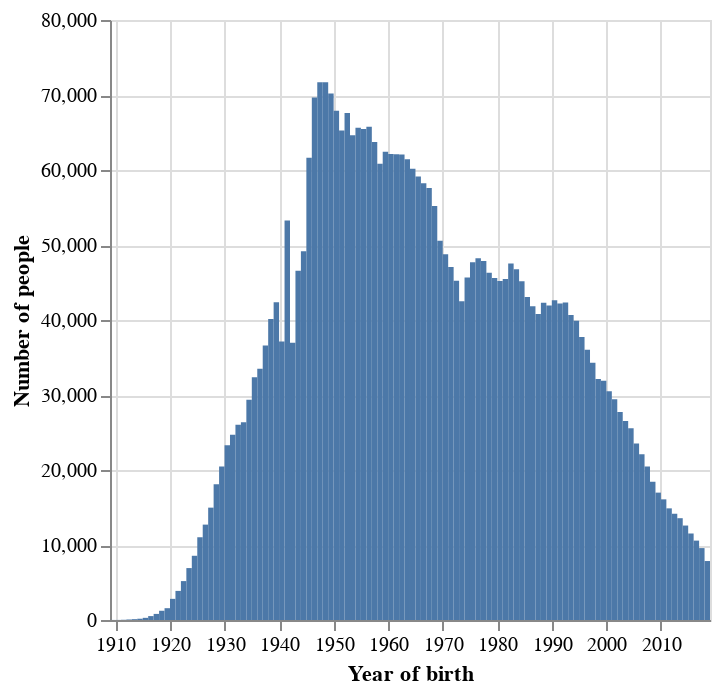
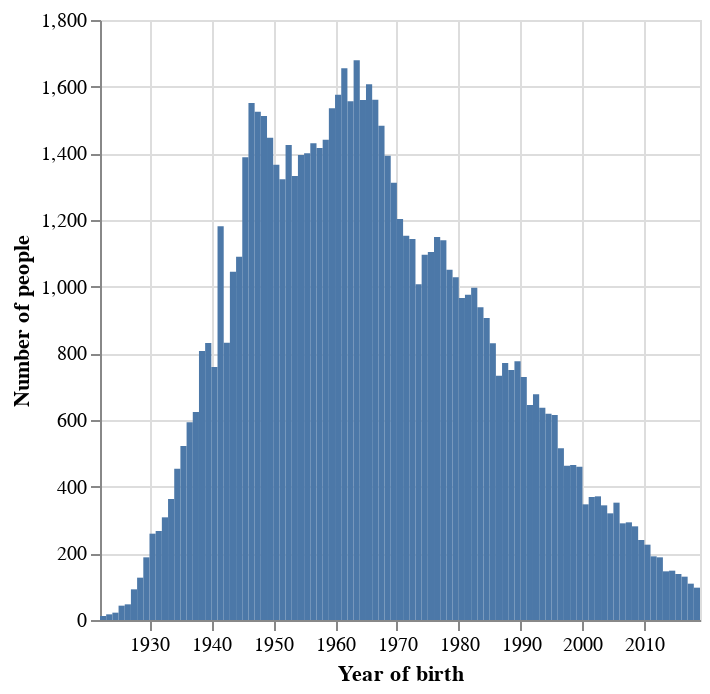
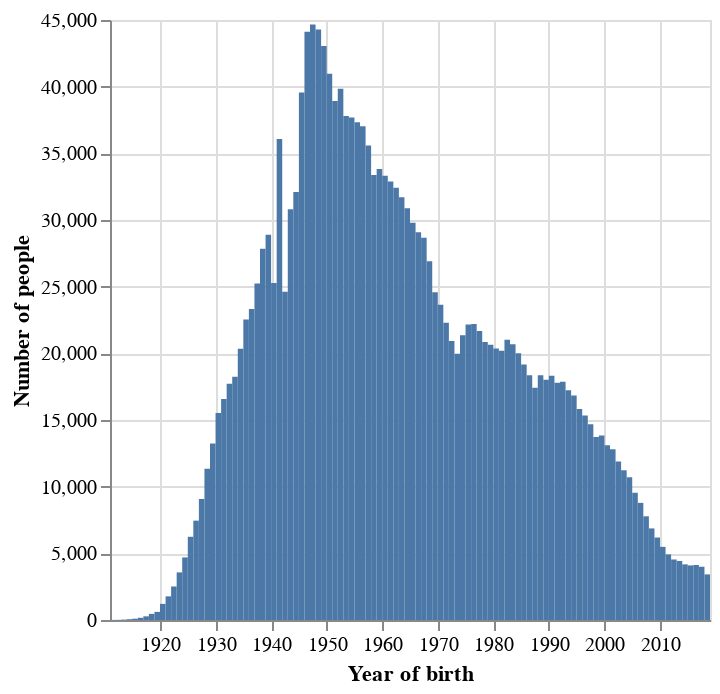

The code cell stored with these charts, in order, in its notebook:
### Code cell
for omop_id in omop_ids:
    display(Markdown(f"## OMOP ID: {omop_id}"))

    plot_data = dataf.filter(pl.col("OMOP_ID") == omop_id)
    
    display(
        alt.Chart(plot_data)
        .mark_rect()
        .encode(
            alt.X("BinLeft:T").title("Year of birth"),
            alt.X2("BinRight:T"),
            alt.Y("NPeople").title("Number of people")
        )
    )

### Figure 1 — Vega-Lite specification as saved in the notebook (floating-point values rounded to 4 significant figures)
{"config": {"view": {"continuousWidth": 300, "continuousHeight": 300}}, "data": {"name": "data-d2d460c63142910ec7b1ab7373aa3858"}, "mark": {"type": "rect"}, "encoding": {"x": {"field": "BinLeft", "title": "Year of birth", "type": "temporal"}, "x2": {"field": "BinRight"}, "y": {"field": "NPeople", "title": "Number of people", "type": "quantitative"}}, "$schema": "https://vega.github.io/schema/vega-lite/v5.16.3.json", "datasets": {"data-d2d460c63142910ec7b1ab7373aa3858": [{"OMOP_ID": "3020564", "NPeople": 8, "BinLeft": "1909", "BinRight": "1910"}, {"OMOP_ID": "3020564", "NPeople": 11, "BinLeft": "1910", "BinRight": "1911"}, {"OMOP_ID": "3020564", "NPeople": 30, "BinLeft": "1911", "BinRight": "1912"}, {"OMOP_ID": "3020564", "NPeople": 68, "BinLeft": "1912", "BinRight": "1913"}, {"OMOP_ID": "3020564", "NPeople": 110, "BinLeft": "1913", "BinRight": "1914"}, {"OMOP_ID": "3020564", "NPeople": 170, "BinLeft": "1914", "BinRight": "1915"}, {"OMOP_ID": "3020564", "NPeople": 289, "BinLeft": "1915", "BinRight": "1916"}, {"OMOP_ID": "3020564", "NPeople": 520, "BinLeft": "1916", "BinRight": "1917"}, {"OMOP_ID": "3020564", "NPeople": 813, "BinLeft": "1917", "BinRight": "1918"}, {"OMOP_ID": "3020564", "NPeople": 1231, "BinLeft": "1918", "BinRight": "1919"}, {"OMOP_ID": "3020564", "NPeople": 1574, "BinLeft": "1919", "BinRight": "1920"}, {"OMOP_ID": "3020564", "NPeople": 2820, "BinLeft": "1920", "BinRight": "1921"}, {"OMOP_ID": "3020564", "NPeople": 3880, "BinLeft": "1921", "BinRight": "1922"}, {"OMOP_ID": "3020564", "NPeople": 5187, "BinLeft": "1922", "BinRight": "1923"}, {"OMOP_ID": "3020564", "NPeople": 6923, "BinLeft": "1923", "BinRight": "1924"}, {"OMOP_ID": "3020564", "NPeople": 7862, "BinLeft": "2018", "BinRight": "2019"}, {"OMOP_ID": "3020564", "NPeople": 8563, "BinLeft": "1924", "BinRight": "1925"}, {"OMOP_ID": "3020564", "NPeople": 8591, "BinLeft": "2019", "BinRight": "inf"}, {"OMOP_ID": "3020564", "NPeople": 9587, "BinLeft": "2017", "BinRight": "2018"}, {"OMOP_ID": "3020564", "NPeople": 10585, "BinLeft": "2016", "BinRight": "2017"}, {"OMOP_ID": "3020564", "NPeople": 11033, "BinLeft": "1925", "BinRight": "1926"}, {"OMOP_ID": "3020564", "NPeople": 11534, "BinLeft": "2015", "BinRight": "2016"}, {"OMOP_ID": "3020564", "NPeople": 12594, "BinLeft": "2014", "BinRight": "2015"}, {"OMOP_ID": "3020564", "NPeople": 12718, "BinLeft": "1926", "BinRight": "1927"}, {"OMOP_ID": "3020564", "NPeople": 13573, "BinLeft": "2013", "BinRight": "2014"}, {"OMOP_ID": "3020564", "NPeople": 14167, "BinLeft": "2012", "BinRight": "2013"}, {"OMOP_ID": "3020564", "NPeople": 14886, "BinLeft": "2011", "BinRight": "2012"}, {"OMOP_ID": "3020564", "NPeople": 14981, "BinLeft": "1927", "BinRight": "1928"}, {"OMOP_ID": "3020564", "NPeople": 16088, "BinLeft": "2010", "BinRight": "2011"}, {"OMOP_ID": "3020564", "NPeople": 16984, "BinLeft": "2009", "BinRight": "2010"}, {"OMOP_ID": "3020564", "NPeople": 18094, "BinLeft": "1928", "BinRight": "1929"}, {"OMOP_ID": "3020564", "NPeople": 18423, "BinLeft": "2008", "BinRight": "2009"}, {"OMOP_ID": "3020564", "NPeople": 20458, "BinLeft": "2007", "BinRight": "2008"}, {"OMOP_ID": "3020564", "NPeople": 20480, "BinLeft": "1929", "BinRight": "1930"}, {"OMOP_ID": "3020564", "NPeople": 22091, "BinLeft": "2006", "BinRight": "2007"}, {"OMOP_ID": "3020564", "NPeople": 23284, "BinLeft": "1930", "BinRight": "1931"}, {"OMOP_ID": "3020564", "NPeople": 23535, "BinLeft": "2005", "BinRight": "2006"}, {"OMOP_ID": "3020564", "NPeople": 24706, "BinLeft": "1931", "BinRight": "1932"}, {"OMOP_ID": "3020564", "NPeople": 25572, "BinLeft": "2004", "BinRight": "2005"}, {"OMOP_ID": "3020564", "NPeople": 26019, "BinLeft": "1932", "BinRight": "1933"}, {"OMOP_ID": "3020564", "NPeople": 26379, "BinLeft": "1933", "BinRight": "1934"}, {"OMOP_ID": "3020564", "NPeople": 26545, "BinLeft": "2003", "BinRight": "2004"}, {"OMOP_ID": "3020564", "NPeople": 27723, "BinLeft": "2002", "BinRight": "2003"}, {"OMOP_ID": "3020564", "NPeople": 29375, "BinLeft": "1934", "BinRight": "1935"}, {"OMOP_ID": "3020564", "NPeople": 29422, "BinLeft": "2001", "BinRight": "2002"}, {"OMOP_ID": "3020564", "NPeople": 30488, "BinLeft": "2000", "BinRight": "2001"}, {"OMOP_ID": "3020564", "NPeople": 31899, "BinLeft": "1999", "BinRight": "2000"}, {"OMOP_ID": "3020564", "NPeople": 32137, "BinLeft": "1998", "BinRight": "1999"}, {"OMOP_ID": "3020564", "NPeople": 32354, "BinLeft": "1935", "BinRight": "1936"}, {"OMOP_ID": "3020564", "NPeople": 33486, "BinLeft": "1936", "BinRight": "1937"}, {"OMOP_ID": "3020564", "NPeople": 34310, "BinLeft": "1997", "BinRight": "1998"}, {"OMOP_ID": "3020564", "NPeople": 36026, "BinLeft": "1996", "BinRight": "1997"}, {"OMOP_ID": "3020564", "NPeople": 36590, "BinLeft": "1937", "BinRight": "1938"}, {"OMOP_ID": "3020564", "NPeople": 36955, "BinLeft": "1942", "BinRight": "1943"}, {"OMOP_ID": "3020564", "NPeople": 37128, "BinLeft": "1940", "BinRight": "1941"}, {"OMOP_ID": "3020564", "NPeople": 37727, "BinLeft": "1995", "BinRight": "1996"}, {"OMOP_ID": "3020564", "NPeople": 39884, "BinLeft": "1994", "BinRight": "1995"}, {"OMOP_ID": "3020564", "NPeople": 40144, "BinLeft": "1938", "BinRight": "1939"}, {"OMOP_ID": "3020564", "NPeople": 40652, "BinLeft": "1993", "BinRight": "1994"}, {"OMOP_ID": "3020564", "NPeople": 40810, "BinLeft": "1987", "BinRight": "1988"}, {"OMOP_ID": "3020564", "NPeople": 41832, "BinLeft": "1986", "BinRight": "1987"}, {"OMOP_ID": "3020564", "NPeople": 41917, "BinLeft": "1989", "BinRight": "1990"}, {"OMOP_ID": "3020564", "NPeople": 42189, "BinLeft": "1991", "BinRight": "1992"}, {"OMOP_ID": "3020564", "NPeople": 42309, "BinLeft": "1988", "BinRight": "1989"}, {"OMOP_ID": "3020564", "NPeople": 42336, "BinLeft": "1992", "BinRight": "1993"}, {"OMOP_ID": "3020564", "NPeople": 42377, "BinLeft": "1939", "BinRight": "1940"}, {"OMOP_ID": "3020564", "NPeople": 42511, "BinLeft": "1973", "BinRight": "1974"}, {"OMOP_ID": "3020564", "NPeople": 42634, "BinLeft": "1990", "BinRight": "1991"}, {"OMOP_ID": "3020564", "NPeople": 43080, "BinLeft": "1985", "BinRight": "1986"}, {"OMOP_ID": "3020564", "NPeople": 45164, "BinLeft": "1984", "BinRight": "1985"}, {"OMOP_ID": "3020564", "NPeople": 45205, "BinLeft": "1980", "BinRight": "1981"}, {"OMOP_ID": "3020564", "NPeople": 45249, "BinLeft": "1972", "BinRight": "1973"}, {"OMOP_ID": "3020564", "NPeople": 45478, "BinLeft": "1981", "BinRight": "1982"}, {"OMOP_ID": "3020564", "NPeople": 45602, "BinLeft": "1979", "BinRight": "1980"}, {"OMOP_ID": "3020564", "NPeople": 45677, "BinLeft": "1974", "BinRight": "1975"}, {"OMOP_ID": "3020564", "NPeople": 46313, "BinLeft": "1978", "BinRight": "1979"}, {"OMOP_ID": "3020564", "NPeople": 46552, "BinLeft": "1943", "BinRight": "1944"}, {"OMOP_ID": "3020564", "NPeople": 46781, "BinLeft": "1983", "BinRight": "1984"}, {"OMOP_ID": "3020564", "NPeople": 47060, "BinLeft": "1971", "BinRight": "1972"}, {"OMOP_ID": "3020564", "NPeople": 47522, "BinLeft": "1982", "BinRight": "1983"}, {"OMOP_ID": "3020564", "NPeople": 47706, "BinLeft": "1975", "BinRight": "1976"}, {"OMOP_ID": "3020564", "NPeople": 47866, "BinLeft": "1977", "BinRight": "1978"}, {"OMOP_ID": "3020564", "NPeople": 48246, "BinLeft": "1976", "BinRight": "1977"}, {"OMOP_ID": "3020564", "NPeople": 48780, "BinLeft": "1970", "BinRight": "1971"}, {"OMOP_ID": "3020564", "NPeople": 49151, "BinLeft": "1944", "BinRight": "1945"}, {"OMOP_ID": "3020564", "NPeople": 50575, "BinLeft": "1969", "BinRight": "1970"}, {"OMOP_ID": "3020564", "NPeople": 53270, "BinLeft": "1941", "BinRight": "1942"}, {"OMOP_ID": "3020564", "NPeople": 55206, "BinLeft": "1968", "BinRight": "1969"}, {"OMOP_ID": "3020564", "NPeople": 57616, "BinLeft": "1967", "BinRight": "1968"}, {"OMOP_ID": "3020564", "NPeople": 58221, "BinLeft": "1966", "BinRight": "1967"}, {"OMOP_ID": "3020564", "NPeople": 59146, "BinLeft": "1965", "BinRight": "1966"}, {"OMOP_ID": "3020564", "NPeople": 60182, "BinLeft": "1964", "BinRight": "1965"}, {"OMOP_ID": "3020564", "NPeople": 60835, "BinLeft": "1958", "BinRight": "1959"}, {"OMOP_ID": "3020564", "NPeople": 61446, "BinLeft": "1963", "BinRight": "1964"}, {"OMOP_ID": "3020564", "NPeople": 61646, "BinLeft": "1945", "BinRight": "1946"}, {"OMOP_ID": "3020564", "NPeople": 62054, "BinLeft": "1962", "BinRight": "1963"}, {"OMOP_ID": "3020564", "NPeople": 62097, "BinLeft": "1961", "BinRight": "1962"}, {"OMOP_ID": "3020564", "NPeople": 62143, "BinLeft": "1960", "BinRight": "1961"}, {"OMOP_ID": "3020564", "NPeople": 62438, "BinLeft": "1959", "BinRight": "1960"}, {"OMOP_ID": "3020564", "NPeople": 63735, "BinLeft": "1957", "BinRight": "1958"}, {"OMOP_ID": "3020564", "NPeople": 64644, "BinLeft": "1953", "BinRight": "1954"}, {"OMOP_ID": "3020564", "NPeople": 65272, "BinLeft": "1951", "BinRight": "1952"}, {"OMOP_ID": "3020564", "NPeople": 65468, "BinLeft": "1955", "BinRight": "1956"}, {"OMOP_ID": "3020564", "NPeople": 65621, "BinLeft": "1954", "BinRight": "1955"}, {"OMOP_ID": "3020564", "NPeople": 65781, "BinLeft": "1956", "BinRight": "1957"}, {"OMOP_ID": "3020564", "NPeople": 67586, "BinLeft": "1952", "BinRight": "1953"}, {"OMOP_ID": "3020564", "NPeople": 67911, "BinLeft": "1950", "BinRight": "1951"}, {"OMOP_ID": "3020564", "NPeople": 69664, "BinLeft": "1946", "BinRight": "1947"}, {"OMOP_ID": "3020564", "NPeople": 70200, "BinLeft": "1949", "BinRight": "1950"}, {"OMOP_ID": "3020564", "NPeople": 71692, "BinLeft": "1948", "BinRight": "1949"}, {"OMOP_ID": "3020564", "NPeople": 71714, "BinLeft": "1947", "BinRight": "1948"}]}}

### Figure 2 — Vega-Lite specification as saved in the notebook (floating-point values rounded to 4 significant figures)
{"config": {"view": {"continuousWidth": 300, "continuousHeight": 300}}, "data": {"name": "data-aa198f2815cf2d26cb59aa73d5965d45"}, "mark": {"type": "rect"}, "encoding": {"x": {"field": "BinLeft", "title": "Year of birth", "type": "temporal"}, "x2": {"field": "BinRight"}, "y": {"field": "NPeople", "title": "Number of people", "type": "quantitative"}}, "$schema": "https://vega.github.io/schema/vega-lite/v5.16.3.json", "datasets": {"data-aa198f2815cf2d26cb59aa73d5965d45": [{"OMOP_ID": "3037522", "NPeople": 12, "BinLeft": "1922", "BinRight": "1923"}, {"OMOP_ID": "3037522", "NPeople": 17, "BinLeft": "1923", "BinRight": "1924"}, {"OMOP_ID": "3037522", "NPeople": 22, "BinLeft": "1924", "BinRight": "1925"}, {"OMOP_ID": "3037522", "NPeople": 43, "BinLeft": "1925", "BinRight": "1926"}, {"OMOP_ID": "3037522", "NPeople": 47, "BinLeft": "1926", "BinRight": "1927"}, {"OMOP_ID": "3037522", "NPeople": 85, "BinLeft": "2019", "BinRight": "inf"}, {"OMOP_ID": "3037522", "NPeople": 92, "BinLeft": "1927", "BinRight": "1928"}, {"OMOP_ID": "3037522", "NPeople": 97, "BinLeft": "2018", "BinRight": "2019"}, {"OMOP_ID": "3037522", "NPeople": 109, "BinLeft": "2017", "BinRight": "2018"}, {"OMOP_ID": "3037522", "NPeople": 127, "BinLeft": "1928", "BinRight": "1929"}, {"OMOP_ID": "3037522", "NPeople": 130, "BinLeft": "2016", "BinRight": "2017"}, {"OMOP_ID": "3037522", "NPeople": 138, "BinLeft": "2015", "BinRight": "2016"}, {"OMOP_ID": "3037522", "NPeople": 146, "BinLeft": "2013", "BinRight": "2014"}, {"OMOP_ID": "3037522", "NPeople": 148, "BinLeft": "2014", "BinRight": "2015"}, {"OMOP_ID": "3037522", "NPeople": 188, "BinLeft": "1929", "BinRight": "1930"}, {"OMOP_ID": "3037522", "NPeople": 188, "BinLeft": "2012", "BinRight": "2013"}, {"OMOP_ID": "3037522", "NPeople": 191, "BinLeft": "2011", "BinRight": "2012"}, {"OMOP_ID": "3037522", "NPeople": 226, "BinLeft": "2010", "BinRight": "2011"}, {"OMOP_ID": "3037522", "NPeople": 240, "BinLeft": "2009", "BinRight": "2010"}, {"OMOP_ID": "3037522", "NPeople": 259, "BinLeft": "1930", "BinRight": "1931"}, {"OMOP_ID": "3037522", "NPeople": 267, "BinLeft": "1931", "BinRight": "1932"}, {"OMOP_ID": "3037522", "NPeople": 281, "BinLeft": "2008", "BinRight": "2009"}, {"OMOP_ID": "3037522", "NPeople": 290, "BinLeft": "2006", "BinRight": "2007"}, {"OMOP_ID": "3037522", "NPeople": 293, "BinLeft": "2007", "BinRight": "2008"}, {"OMOP_ID": "3037522", "NPeople": 308, "BinLeft": "1932", "BinRight": "1933"}, {"OMOP_ID": "3037522", "NPeople": 320, "BinLeft": "2004", "BinRight": "2005"}, {"OMOP_ID": "3037522", "NPeople": 344, "BinLeft": "2003", "BinRight": "2004"}, {"OMOP_ID": "3037522", "NPeople": 347, "BinLeft": "2000", "BinRight": "2001"}, {"OMOP_ID": "3037522", "NPeople": 352, "BinLeft": "2005", "BinRight": "2006"}, {"OMOP_ID": "3037522", "NPeople": 363, "BinLeft": "1933", "BinRight": "1934"}, {"OMOP_ID": "3037522", "NPeople": 369, "BinLeft": "2001", "BinRight": "2002"}, {"OMOP_ID": "3037522", "NPeople": 371, "BinLeft": "2002", "BinRight": "2003"}, {"OMOP_ID": "3037522", "NPeople": 454, "BinLeft": "1934", "BinRight": "1935"}, {"OMOP_ID": "3037522", "NPeople": 460, "BinLeft": "1999", "BinRight": "2000"}, {"OMOP_ID": "3037522", "NPeople": 463, "BinLeft": "1997", "BinRight": "1998"}, {"OMOP_ID": "3037522", "NPeople": 465, "BinLeft": "1998", "BinRight": "1999"}, {"OMOP_ID": "3037522", "NPeople": 515, "BinLeft": "1996", "BinRight": "1997"}, {"OMOP_ID": "3037522", "NPeople": 522, "BinLeft": "1935", "BinRight": "1936"}, {"OMOP_ID": "3037522", "NPeople": 593, "BinLeft": "1936", "BinRight": "1937"}, {"OMOP_ID": "3037522", "NPeople": 615, "BinLeft": "1995", "BinRight": "1996"}, {"OMOP_ID": "3037522", "NPeople": 619, "BinLeft": "1994", "BinRight": "1995"}, {"OMOP_ID": "3037522", "NPeople": 624, "BinLeft": "1937", "BinRight": "1938"}, {"OMOP_ID": "3037522", "NPeople": 637, "BinLeft": "1993", "BinRight": "1994"}, {"OMOP_ID": "3037522", "NPeople": 645, "BinLeft": "1991", "BinRight": "1992"}, {"OMOP_ID": "3037522", "NPeople": 677, "BinLeft": "1992", "BinRight": "1993"}, {"OMOP_ID": "3037522", "NPeople": 729, "BinLeft": "1990", "BinRight": "1991"}, {"OMOP_ID": "3037522", "NPeople": 733, "BinLeft": "1986", "BinRight": "1987"}, {"OMOP_ID": "3037522", "NPeople": 750, "BinLeft": "1988", "BinRight": "1989"}, {"OMOP_ID": "3037522", "NPeople": 759, "BinLeft": "1940", "BinRight": "1941"}, {"OMOP_ID": "3037522", "NPeople": 771, "BinLeft": "1987", "BinRight": "1988"}, {"OMOP_ID": "3037522", "NPeople": 776, "BinLeft": "1989", "BinRight": "1990"}, {"OMOP_ID": "3037522", "NPeople": 807, "BinLeft": "1938", "BinRight": "1939"}, {"OMOP_ID": "3037522", "NPeople": 830, "BinLeft": "1985", "BinRight": "1986"}, {"OMOP_ID": "3037522", "NPeople": 831, "BinLeft": "1939", "BinRight": "1940"}, {"OMOP_ID": "3037522", "NPeople": 832, "BinLeft": "1942", "BinRight": "1943"}, {"OMOP_ID": "3037522", "NPeople": 906, "BinLeft": "1984", "BinRight": "1985"}, {"OMOP_ID": "3037522", "NPeople": 938, "BinLeft": "1983", "BinRight": "1984"}, {"OMOP_ID": "3037522", "NPeople": 966, "BinLeft": "1980", "BinRight": "1981"}, {"OMOP_ID": "3037522", "NPeople": 976, "BinLeft": "1981", "BinRight": "1982"}, {"OMOP_ID": "3037522", "NPeople": 997, "BinLeft": "1982", "BinRight": "1983"}, {"OMOP_ID": "3037522", "NPeople": 1007, "BinLeft": "1973", "BinRight": "1974"}, {"OMOP_ID": "3037522", "NPeople": 1028, "BinLeft": "1979", "BinRight": "1980"}, {"OMOP_ID": "3037522", "NPeople": 1045, "BinLeft": "1943", "BinRight": "1944"}, {"OMOP_ID": "3037522", "NPeople": 1051, "BinLeft": "1978", "BinRight": "1979"}, {"OMOP_ID": "3037522", "NPeople": 1090, "BinLeft": "1944", "BinRight": "1945"}, {"OMOP_ID": "3037522", "NPeople": 1096, "BinLeft": "1974", "BinRight": "1975"}, {"OMOP_ID": "3037522", "NPeople": 1104, "BinLeft": "1975", "BinRight": "1976"}, {"OMOP_ID": "3037522", "NPeople": 1139, "BinLeft": "1977", "BinRight": "1978"}, {"OMOP_ID": "3037522", "NPeople": 1143, "BinLeft": "1972", "BinRight": "1973"}, {"OMOP_ID": "3037522", "NPeople": 1149, "BinLeft": "1976", "BinRight": "1977"}, {"OMOP_ID": "3037522", "NPeople": 1153, "BinLeft": "1971", "BinRight": "1972"}, {"OMOP_ID": "3037522", "NPeople": 1181, "BinLeft": "1941", "BinRight": "1942"}, {"OMOP_ID": "3037522", "NPeople": 1203, "BinLeft": "1970", "BinRight": "1971"}, {"OMOP_ID": "3037522", "NPeople": 1312, "BinLeft": "1969", "BinRight": "1970"}, {"OMOP_ID": "3037522", "NPeople": 1322, "BinLeft": "1951", "BinRight": "1952"}, {"OMOP_ID": "3037522", "NPeople": 1332, "BinLeft": "1953", "BinRight": "1954"}, {"OMOP_ID": "3037522", "NPeople": 1366, "BinLeft": "1950", "BinRight": "1951"}, {"OMOP_ID": "3037522", "NPeople": 1388, "BinLeft": "1945", "BinRight": "1946"}, {"OMOP_ID": "3037522", "NPeople": 1393, "BinLeft": "1968", "BinRight": "1969"}, {"OMOP_ID": "3037522", "NPeople": 1395, "BinLeft": "1954", "BinRight": "1955"}, {"OMOP_ID": "3037522", "NPeople": 1400, "BinLeft": "1955", "BinRight": "1956"}, {"OMOP_ID": "3037522", "NPeople": 1416, "BinLeft": "1957", "BinRight": "1958"}, {"OMOP_ID": "3037522", "NPeople": 1425, "BinLeft": "1952", "BinRight": "1953"}, {"OMOP_ID": "3037522", "NPeople": 1430, "BinLeft": "1956", "BinRight": "1957"}, {"OMOP_ID": "3037522", "NPeople": 1441, "BinLeft": "1958", "BinRight": "1959"}, {"OMOP_ID": "3037522", "NPeople": 1447, "BinLeft": "1949", "BinRight": "1950"}, {"OMOP_ID": "3037522", "NPeople": 1483, "BinLeft": "1967", "BinRight": "1968"}, {"OMOP_ID": "3037522", "NPeople": 1512, "BinLeft": "1948", "BinRight": "1949"}, {"OMOP_ID": "3037522", "NPeople": 1525, "BinLeft": "1947", "BinRight": "1948"}, {"OMOP_ID": "3037522", "NPeople": 1535, "BinLeft": "1959", "BinRight": "1960"}, {"OMOP_ID": "3037522", "NPeople": 1551, "BinLeft": "1946", "BinRight": "1947"}, {"OMOP_ID": "3037522", "NPeople": 1556, "BinLeft": "1962", "BinRight": "1963"}, {"OMOP_ID": "3037522", "NPeople": 1560, "BinLeft": "1964", "BinRight": "1965"}, {"OMOP_ID": "3037522", "NPeople": 1561, "BinLeft": "1966", "BinRight": "1967"}, {"OMOP_ID": "3037522", "NPeople": 1576, "BinLeft": "1960", "BinRight": "1961"}, {"OMOP_ID": "3037522", "NPeople": 1607, "BinLeft": "1965", "BinRight": "1966"}, {"OMOP_ID": "3037522", "NPeople": 1655, "BinLeft": "1961", "BinRight": "1962"}, {"OMOP_ID": "3037522", "NPeople": 1679, "BinLeft": "1963", "BinRight": "1964"}]}}

### Figure 3 — Vega-Lite specification as saved in the notebook (floating-point values rounded to 4 significant figures)
{"config": {"view": {"continuousWidth": 300, "continuousHeight": 300}}, "data": {"name": "data-985b9dd62acf24d178572232b8709940"}, "mark": {"type": "rect"}, "encoding": {"x": {"field": "BinLeft", "title": "Year of birth", "type": "temporal"}, "x2": {"field": "BinRight"}, "y": {"field": "NPeople", "title": "Number of people", "type": "quantitative"}}, "$schema": "https://vega.github.io/schema/vega-lite/v5.16.3.json", "datasets": {"data-985b9dd62acf24d178572232b8709940": [{"OMOP_ID": "3035995", "NPeople": 8, "BinLeft": "1911", "BinRight": "1912"}, {"OMOP_ID": "3035995", "NPeople": 13, "BinLeft": "1912", "BinRight": "1913"}, {"OMOP_ID": "3035995", "NPeople": 31, "BinLeft": "1913", "BinRight": "1914"}, {"OMOP_ID": "3035995", "NPeople": 59, "BinLeft": "1914", "BinRight": "1915"}, {"OMOP_ID": "3035995", "NPeople": 97, "BinLeft": "1915", "BinRight": "1916"}, {"OMOP_ID": "3035995", "NPeople": 165, "BinLeft": "1916", "BinRight": "1917"}, {"OMOP_ID": "3035995", "NPeople": 275, "BinLeft": "1917", "BinRight": "1918"}, {"OMOP_ID": "3035995", "NPeople": 460, "BinLeft": "1918", "BinRight": "1919"}, {"OMOP_ID": "3035995", "NPeople": 608, "BinLeft": "1919", "BinRight": "1920"}, {"OMOP_ID": "3035995", "NPeople": 1209, "BinLeft": "1920", "BinRight": "1921"}, {"OMOP_ID": "3035995", "NPeople": 1773, "BinLeft": "1921", "BinRight": "1922"}, {"OMOP_ID": "3035995", "NPeople": 2513, "BinLeft": "1922", "BinRight": "1923"}, {"OMOP_ID": "3035995", "NPeople": 3422, "BinLeft": "2018", "BinRight": "2019"}, {"OMOP_ID": "3035995", "NPeople": 3569, "BinLeft": "1923", "BinRight": "1924"}, {"OMOP_ID": "3035995", "NPeople": 3994, "BinLeft": "2017", "BinRight": "2018"}, {"OMOP_ID": "3035995", "NPeople": 3994, "BinLeft": "2019", "BinRight": "inf"}, {"OMOP_ID": "3035995", "NPeople": 4094, "BinLeft": "2015", "BinRight": "2016"}, {"OMOP_ID": "3035995", "NPeople": 4126, "BinLeft": "2016", "BinRight": "2017"}, {"OMOP_ID": "3035995", "NPeople": 4172, "BinLeft": "2014", "BinRight": "2015"}, {"OMOP_ID": "3035995", "NPeople": 4429, "BinLeft": "2013", "BinRight": "2014"}, {"OMOP_ID": "3035995", "NPeople": 4538, "BinLeft": "2012", "BinRight": "2013"}, {"OMOP_ID": "3035995", "NPeople": 4693, "BinLeft": "1924", "BinRight": "1925"}, {"OMOP_ID": "3035995", "NPeople": 4922, "BinLeft": "2011", "BinRight": "2012"}, {"OMOP_ID": "3035995", "NPeople": 5487, "BinLeft": "2010", "BinRight": "2011"}, {"OMOP_ID": "3035995", "NPeople": 6187, "BinLeft": "2009", "BinRight": "2010"}, {"OMOP_ID": "3035995", "NPeople": 6243, "BinLeft": "1925", "BinRight": "1926"}, {"OMOP_ID": "3035995", "NPeople": 6869, "BinLeft": "2008", "BinRight": "2009"}, {"OMOP_ID": "3035995", "NPeople": 7452, "BinLeft": "1926", "BinRight": "1927"}, {"OMOP_ID": "3035995", "NPeople": 7777, "BinLeft": "2007", "BinRight": "2008"}, {"OMOP_ID": "3035995", "NPeople": 8785, "BinLeft": "2006", "BinRight": "2007"}, {"OMOP_ID": "3035995", "NPeople": 9077, "BinLeft": "1927", "BinRight": "1928"}, {"OMOP_ID": "3035995", "NPeople": 9544, "BinLeft": "2005", "BinRight": "2006"}, {"OMOP_ID": "3035995", "NPeople": 10703, "BinLeft": "2004", "BinRight": "2005"}, {"OMOP_ID": "3035995", "NPeople": 11236, "BinLeft": "2003", "BinRight": "2004"}, {"OMOP_ID": "3035995", "NPeople": 11346, "BinLeft": "1928", "BinRight": "1929"}, {"OMOP_ID": "3035995", "NPeople": 11887, "BinLeft": "2002", "BinRight": "2003"}, {"OMOP_ID": "3035995", "NPeople": 12813, "BinLeft": "2001", "BinRight": "2002"}, {"OMOP_ID": "3035995", "NPeople": 13108, "BinLeft": "2000", "BinRight": "2001"}, {"OMOP_ID": "3035995", "NPeople": 13241, "BinLeft": "1929", "BinRight": "1930"}, {"OMOP_ID": "3035995", "NPeople": 13716, "BinLeft": "1998", "BinRight": "1999"}, {"OMOP_ID": "3035995", "NPeople": 13846, "BinLeft": "1999", "BinRight": "2000"}, {"OMOP_ID": "3035995", "NPeople": 14679, "BinLeft": "1997", "BinRight": "1998"}, {"OMOP_ID": "3035995", "NPeople": 15343, "BinLeft": "1996", "BinRight": "1997"}, {"OMOP_ID": "3035995", "NPeople": 15518, "BinLeft": "1930", "BinRight": "1931"}, {"OMOP_ID": "3035995", "NPeople": 15832, "BinLeft": "1995", "BinRight": "1996"}, {"OMOP_ID": "3035995", "NPeople": 16584, "BinLeft": "1931", "BinRight": "1932"}, {"OMOP_ID": "3035995", "NPeople": 16839, "BinLeft": "1994", "BinRight": "1995"}, {"OMOP_ID": "3035995", "NPeople": 17236, "BinLeft": "1993", "BinRight": "1994"}, {"OMOP_ID": "3035995", "NPeople": 17424, "BinLeft": "1987", "BinRight": "1988"}, {"OMOP_ID": "3035995", "NPeople": 17715, "BinLeft": "1932", "BinRight": "1933"}, {"OMOP_ID": "3035995", "NPeople": 17789, "BinLeft": "1991", "BinRight": "1992"}, {"OMOP_ID": "3035995", "NPeople": 17877, "BinLeft": "1992", "BinRight": "1993"}, {"OMOP_ID": "3035995", "NPeople": 18011, "BinLeft": "1989", "BinRight": "1990"}, {"OMOP_ID": "3035995", "NPeople": 18240, "BinLeft": "1933", "BinRight": "1934"}, {"OMOP_ID": "3035995", "NPeople": 18320, "BinLeft": "1990", "BinRight": "1991"}, {"OMOP_ID": "3035995", "NPeople": 18350, "BinLeft": "1986", "BinRight": "1987"}, {"OMOP_ID": "3035995", "NPeople": 18357, "BinLeft": "1988", "BinRight": "1989"}, {"OMOP_ID": "3035995", "NPeople": 19164, "BinLeft": "1985", "BinRight": "1986"}, {"OMOP_ID": "3035995", "NPeople": 19960, "BinLeft": "1973", "BinRight": "1974"}, {"OMOP_ID": "3035995", "NPeople": 20001, "BinLeft": "1984", "BinRight": "1985"}, {"OMOP_ID": "3035995", "NPeople": 20198, "BinLeft": "1981", "BinRight": "1982"}, {"OMOP_ID": "3035995", "NPeople": 20347, "BinLeft": "1934", "BinRight": "1935"}, {"OMOP_ID": "3035995", "NPeople": 20358, "BinLeft": "1980", "BinRight": "1981"}, {"OMOP_ID": "3035995", "NPeople": 20642, "BinLeft": "1979", "BinRight": "1980"}, {"OMOP_ID": "3035995", "NPeople": 20684, "BinLeft": "1983", "BinRight": "1984"}, {"OMOP_ID": "3035995", "NPeople": 20852, "BinLeft": "1978", "BinRight": "1979"}, {"OMOP_ID": "3035995", "NPeople": 20924, "BinLeft": "1972", "BinRight": "1973"}, {"OMOP_ID": "3035995", "NPeople": 21016, "BinLeft": "1982", "BinRight": "1983"}, {"OMOP_ID": "3035995", "NPeople": 21365, "BinLeft": "1974", "BinRight": "1975"}, {"OMOP_ID": "3035995", "NPeople": 21676, "BinLeft": "1977", "BinRight": "1978"}, {"OMOP_ID": "3035995", "NPeople": 22157, "BinLeft": "1975", "BinRight": "1976"}, {"OMOP_ID": "3035995", "NPeople": 22193, "BinLeft": "1976", "BinRight": "1977"}, {"OMOP_ID": "3035995", "NPeople": 22286, "BinLeft": "1971", "BinRight": "1972"}, {"OMOP_ID": "3035995", "NPeople": 22539, "BinLeft": "1935", "BinRight": "1936"}, {"OMOP_ID": "3035995", "NPeople": 23319, "BinLeft": "1936", "BinRight": "1937"}, {"OMOP_ID": "3035995", "NPeople": 23640, "BinLeft": "1970", "BinRight": "1971"}, {"OMOP_ID": "3035995", "NPeople": 24574, "BinLeft": "1969", "BinRight": "1970"}, {"OMOP_ID": "3035995", "NPeople": 24623, "BinLeft": "1942", "BinRight": "1943"}, {"OMOP_ID": "3035995", "NPeople": 25244, "BinLeft": "1937", "BinRight": "1938"}, {"OMOP_ID": "3035995", "NPeople": 25267, "BinLeft": "1940", "BinRight": "1941"}, {"OMOP_ID": "3035995", "NPeople": 26911, "BinLeft": "1968", "BinRight": "1969"}, {"OMOP_ID": "3035995", "NPeople": 27846, "BinLeft": "1938", "BinRight": "1939"}, {"OMOP_ID": "3035995", "NPeople": 28667, "BinLeft": "1967", "BinRight": "1968"}, {"OMOP_ID": "3035995", "NPeople": 28900, "BinLeft": "1939", "BinRight": "1940"}, {"OMOP_ID": "3035995", "NPeople": 29072, "BinLeft": "1966", "BinRight": "1967"}, {"OMOP_ID": "3035995", "NPeople": 29802, "BinLeft": "1965", "BinRight": "1966"}, {"OMOP_ID": "3035995", "NPeople": 30803, "BinLeft": "1943", "BinRight": "1944"}, {"OMOP_ID": "3035995", "NPeople": 30890, "BinLeft": "1964", "BinRight": "1965"}, {"OMOP_ID": "3035995", "NPeople": 31701, "BinLeft": "1963", "BinRight": "1964"}, {"OMOP_ID": "3035995", "NPeople": 32107, "BinLeft": "1944", "BinRight": "1945"}, {"OMOP_ID": "3035995", "NPeople": 32423, "BinLeft": "1962", "BinRight": "1963"}, {"OMOP_ID": "3035995", "NPeople": 32891, "BinLeft": "1961", "BinRight": "1962"}, {"OMOP_ID": "3035995", "NPeople": 33328, "BinLeft": "1960", "BinRight": "1961"}, {"OMOP_ID": "3035995", "NPeople": 33378, "BinLeft": "1958", "BinRight": "1959"}, {"OMOP_ID": "3035995", "NPeople": 33821, "BinLeft": "1959", "BinRight": "1960"}, {"OMOP_ID": "3035995", "NPeople": 35593, "BinLeft": "1957", "BinRight": "1958"}, {"OMOP_ID": "3035995", "NPeople": 36082, "BinLeft": "1941", "BinRight": "1942"}, {"OMOP_ID": "3035995", "NPeople": 37034, "BinLeft": "1956", "BinRight": "1957"}, {"OMOP_ID": "3035995", "NPeople": 37335, "BinLeft": "1955", "BinRight": "1956"}, {"OMOP_ID": "3035995", "NPeople": 37694, "BinLeft": "1954", "BinRight": "1955"}, {"OMOP_ID": "3035995", "NPeople": 37791, "BinLeft": "1953", "BinRight": "1954"}, {"OMOP_ID": "3035995", "NPeople": 38920, "BinLeft": "1951", "BinRight": "1952"}, {"OMOP_ID": "3035995", "NPeople": 39560, "BinLeft": "1945", "BinRight": "1946"}, {"OMOP_ID": "3035995", "NPeople": 39842, "BinLeft": "1952", "BinRight": "1953"}, {"OMOP_ID": "3035995", "NPeople": 40978, "BinLeft": "1950", "BinRight": "1951"}, {"OMOP_ID": "3035995", "NPeople": 43041, "BinLeft": "1949", "BinRight": "1950"}, {"OMOP_ID": "3035995", "NPeople": 44125, "BinLeft": "1946", "BinRight": "1947"}, {"OMOP_ID": "3035995", "NPeople": 44285, "BinLeft": "1948", "BinRight": "1949"}, {"OMOP_ID": "3035995", "NPeople": 44665, "BinLeft": "1947", "BinRight": "1948"}]}}
